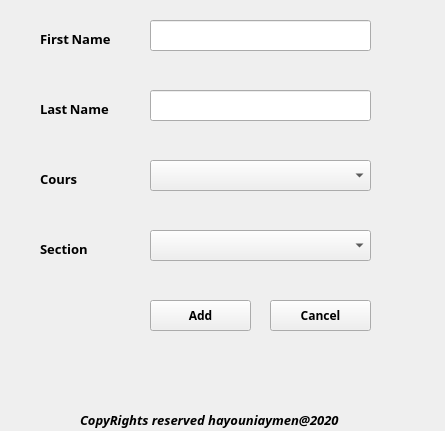
<?xml version="1.0" encoding="UTF-8"?>
<ui version="4.0">
 <class>Add</class>
 <widget class="QWidget" name="Add">
  <property name="enabled">
   <bool>true</bool>
  </property>
  <property name="geometry">
   <rect>
    <x>0</x>
    <y>0</y>
    <width>445</width>
    <height>431</height>
   </rect>
  </property>
  <property name="windowTitle">
   <string>StudentDescriptions</string>
  </property>
  <widget class="QLabel" name="firstnamelabel">
   <property name="geometry">
    <rect>
     <x>40</x>
     <y>30</y>
     <width>91</width>
     <height>17</height>
    </rect>
   </property>
   <property name="font">
    <font>
     <family>Noto Sans Adlam</family>
     <pointsize>10</pointsize>
     <weight>75</weight>
     <italic>false</italic>
     <bold>true</bold>
    </font>
   </property>
   <property name="text">
    <string>First Name</string>
   </property>
  </widget>
  <widget class="QLabel" name="lastnamelabel">
   <property name="geometry">
    <rect>
     <x>40</x>
     <y>100</y>
     <width>91</width>
     <height>17</height>
    </rect>
   </property>
   <property name="font">
    <font>
     <family>Noto Sans Adlam</family>
     <pointsize>10</pointsize>
     <weight>75</weight>
     <bold>true</bold>
    </font>
   </property>
   <property name="text">
    <string>Last Name</string>
   </property>
  </widget>
  <widget class="QLabel" name="courslabel">
   <property name="geometry">
    <rect>
     <x>40</x>
     <y>170</y>
     <width>91</width>
     <height>17</height>
    </rect>
   </property>
   <property name="font">
    <font>
     <family>Noto Sans Adlam</family>
     <pointsize>10</pointsize>
     <weight>75</weight>
     <bold>true</bold>
    </font>
   </property>
   <property name="text">
    <string>Cours</string>
   </property>
  </widget>
  <widget class="QLabel" name="sectionlabel">
   <property name="geometry">
    <rect>
     <x>40</x>
     <y>240</y>
     <width>91</width>
     <height>17</height>
    </rect>
   </property>
   <property name="font">
    <font>
     <family>Noto Sans Adlam</family>
     <pointsize>10</pointsize>
     <weight>75</weight>
     <bold>true</bold>
    </font>
   </property>
   <property name="text">
    <string>Section</string>
   </property>
  </widget>
  <widget class="QPushButton" name="addstudentbtn">
   <property name="geometry">
    <rect>
     <x>150</x>
     <y>300</y>
     <width>101</width>
     <height>31</height>
    </rect>
   </property>
   <property name="font">
    <font>
     <family>Noto Sans</family>
     <pointsize>9</pointsize>
     <weight>75</weight>
     <bold>true</bold>
    </font>
   </property>
   <property name="text">
    <string>Add</string>
   </property>
  </widget>
  <widget class="QPushButton" name="Cancelstudentbtn">
   <property name="enabled">
    <bool>true</bool>
   </property>
   <property name="geometry">
    <rect>
     <x>270</x>
     <y>300</y>
     <width>101</width>
     <height>31</height>
    </rect>
   </property>
   <property name="font">
    <font>
     <family>Noto Sans</family>
     <pointsize>9</pointsize>
     <weight>75</weight>
     <bold>true</bold>
    </font>
   </property>
   <property name="text">
    <string>Cancel</string>
   </property>
  </widget>
  <widget class="QComboBox" name="courscomboBox">
   <property name="geometry">
    <rect>
     <x>150</x>
     <y>160</y>
     <width>221</width>
     <height>31</height>
    </rect>
   </property>
  </widget>
  <widget class="QComboBox" name="sectioncomboBox">
   <property name="geometry">
    <rect>
     <x>150</x>
     <y>230</y>
     <width>221</width>
     <height>31</height>
    </rect>
   </property>
  </widget>
  <widget class="QLineEdit" name="firstnameline">
   <property name="geometry">
    <rect>
     <x>150</x>
     <y>20</y>
     <width>221</width>
     <height>31</height>
    </rect>
   </property>
   <property name="text">
    <string/>
   </property>
  </widget>
  <widget class="QLineEdit" name="lastnameline">
   <property name="geometry">
    <rect>
     <x>150</x>
     <y>90</y>
     <width>221</width>
     <height>31</height>
    </rect>
   </property>
  </widget>
  <widget class="QLabel" name="copyrlabel">
   <property name="geometry">
    <rect>
     <x>80</x>
     <y>410</y>
     <width>271</width>
     <height>20</height>
    </rect>
   </property>
   <property name="font">
    <font>
     <family>Noto Sans</family>
     <pointsize>10</pointsize>
     <weight>75</weight>
     <italic>true</italic>
     <bold>true</bold>
     <underline>false</underline>
    </font>
   </property>
   <property name="text">
    <string>CopyRights reserved hayouniaymen@2020</string>
   </property>
  </widget>
  <widget class="QLabel" name="infolabel">
   <property name="geometry">
    <rect>
     <x>40</x>
     <y>360</y>
     <width>331</width>
     <height>31</height>
    </rect>
   </property>
   <property name="font">
    <font>
     <pointsize>10</pointsize>
     <weight>75</weight>
     <bold>true</bold>
    </font>
   </property>
   <property name="frameShadow">
    <enum>QFrame::Sunken</enum>
   </property>
   <property name="text">
    <string/>
   </property>
   <property name="alignment">
    <set>Qt::AlignCenter</set>
   </property>
  </widget>
 </widget>
 <resources/>
 <connections/>
</ui>
